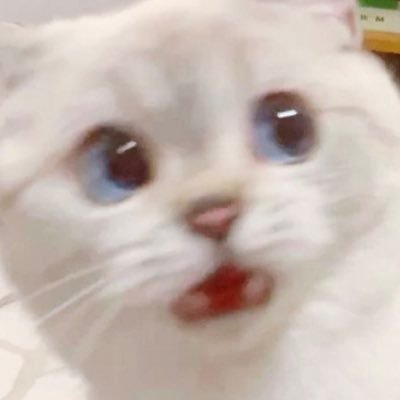
#> input picture 5image.jpg, 400 x 400 px
$ python 5.8.py
#> lines starting #> are read from the running program, lines starting #| are printed output that depends on the picture
import cv2

img = cv2.imread("5image.jpg")
#> img is the input picture: shape (400, 400, 3); mean B, G, R 176.9, 185, 199
(h, w) = img.shape[:2]
#> h = 400; w = 400
(cX, cY) = (w // 2, h // 2)
#> cX = 200; cY = 200

rotated = img.copy()
for i in range(3):
    M = cv2.getRotationMatrix2D((cX, cY), 30, 1.0)
    rotated = cv2.warpAffine(rotated, M, (w, h))
#> this loop made 3 passes
#> pass 1, `rotated = cv2.warpAffine(rotated, M, (w, h))`:
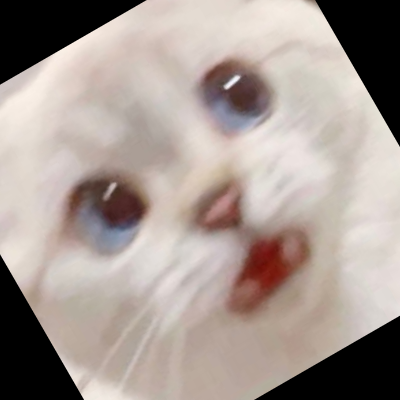
#> rotated: shape (400, 400, 3); mean B, G, R 147.2, 153.5, 165.8
#> pass 2, `rotated = cv2.warpAffine(rotated, M, (w, h))`:
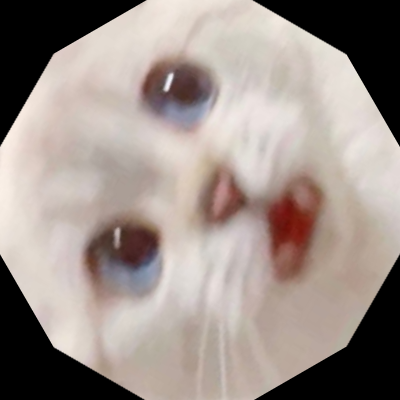
#> rotated: shape (400, 400, 3); mean B, G, R 138.5, 144.6, 156.5
#> pass 3, `rotated = cv2.warpAffine(rotated, M, (w, h))`:
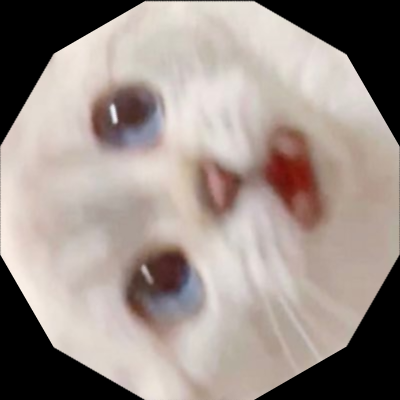
#> rotated: shape (400, 400, 3); mean B, G, R 138.4, 144.4, 156.3


M = cv2.getRotationMatrix2D((cX, cY), 90, 1.0)
rotated_90 = cv2.warpAffine(img, M, (w, h))
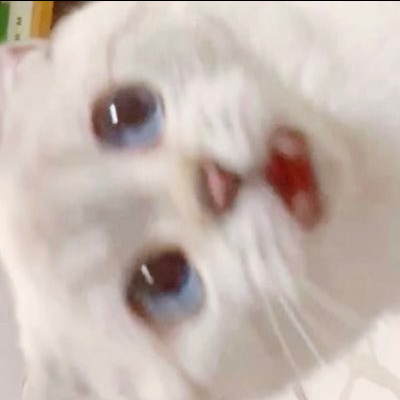
#> rotated_90: shape (400, 400, 3); mean B, G, R 176.4, 184.5, 198.5

cv2.imshow("3x30", rotated)
cv2.imshow("90", rotated_90)
cv2.waitKey(0)

$ run again, with 3image.jpg copied over 5image.jpg
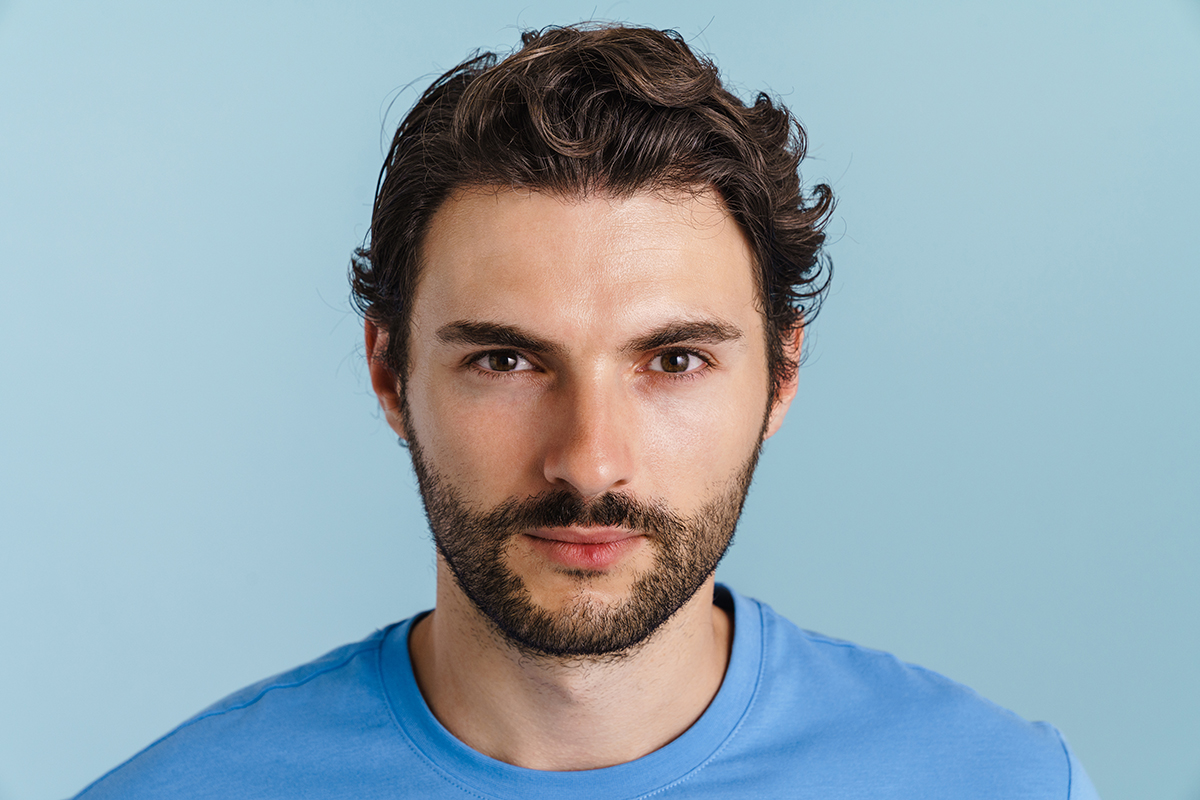
#> input picture 3image.jpg, 1200 x 800 px
#> img is the input picture: shape (800, 1200, 3); mean B, G, R 178.8, 168.4, 148.8
#> the loop `for i in range(3):` made 3 passes
#> pass 1, `rotated = cv2.warpAffine(rotated, M, (w, h))`:
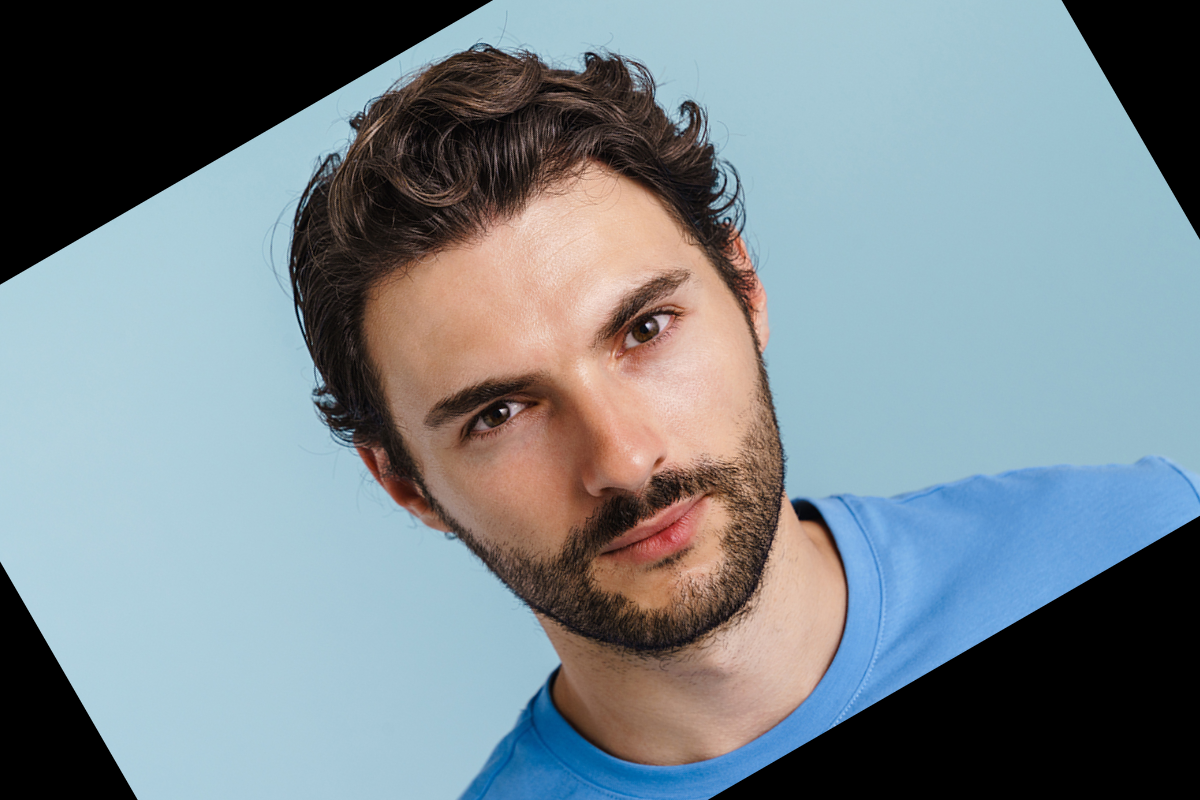
#> rotated: shape (800, 1200, 3); mean B, G, R 140.6, 134, 121.4
#> `rotated_90 = cv2.warpAffine(img, M, (w, h))`:
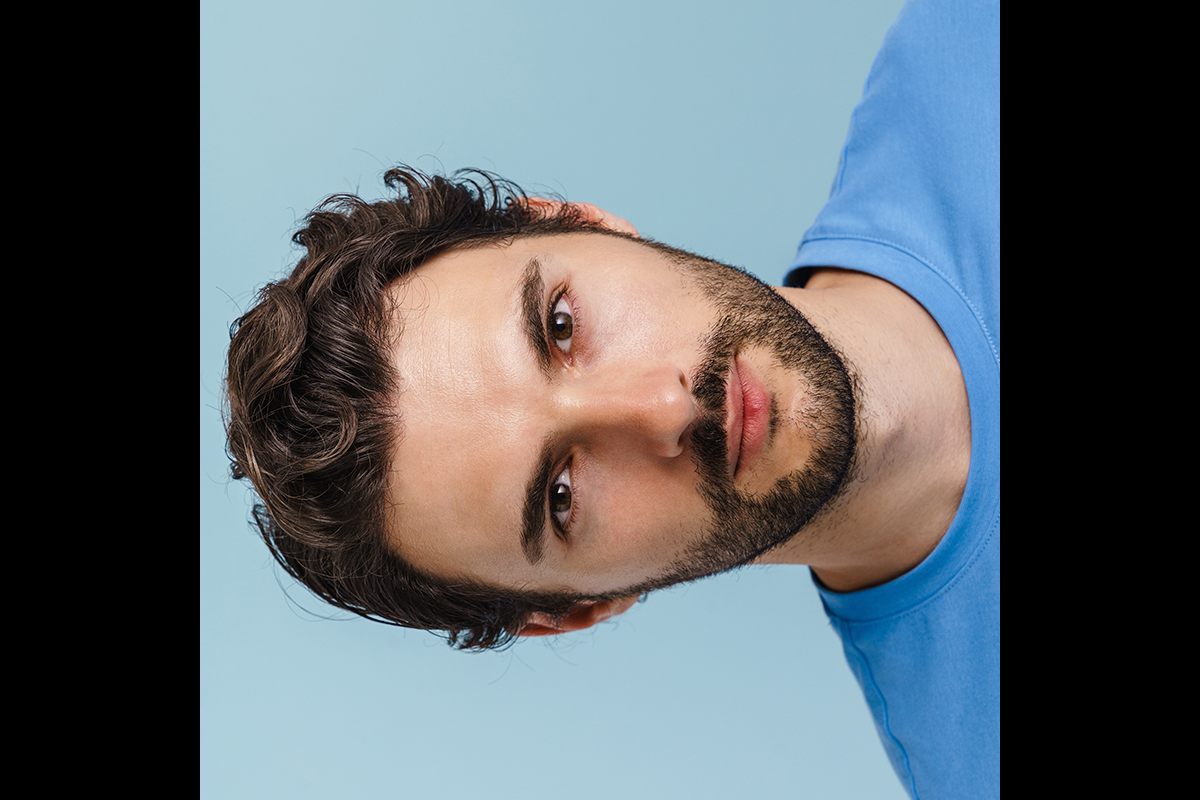
#> rotated_90: shape (800, 1200, 3); mean B, G, R 107.4, 102, 94.1

$ run again, with 4image.jpg copied over 5image.jpg
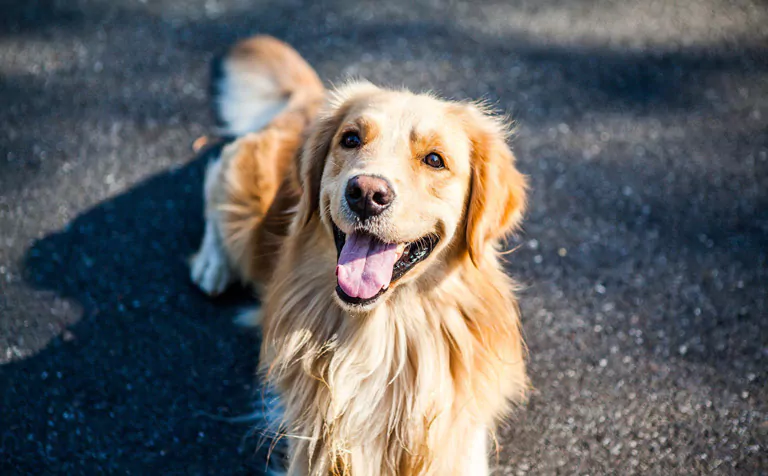
#> input picture 4image.jpg, 768 x 476 px
#> img is the input picture: shape (476, 768, 3); mean B, G, R 99.7, 98.5, 97.9
#> the loop `for i in range(3):` made 3 passes
#> pass 1, `rotated = cv2.warpAffine(rotated, M, (w, h))`:
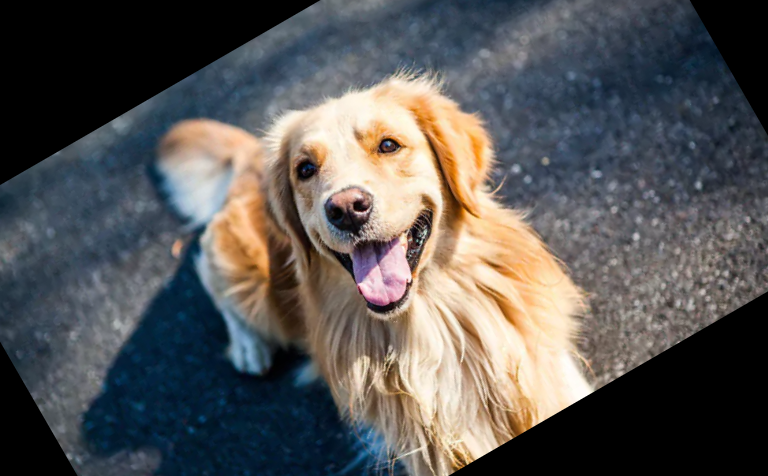
#> rotated: shape (476, 768, 3); mean B, G, R 86, 87.1, 88.8
#> `rotated_90 = cv2.warpAffine(img, M, (w, h))`:
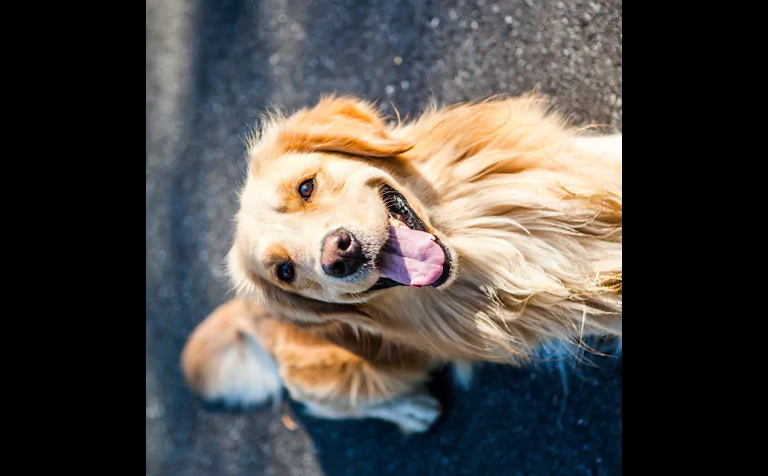
#> rotated_90: shape (476, 768, 3); mean B, G, R 70.6, 74, 77.8

$ run again, with 6image.jpg copied over 5image.jpg
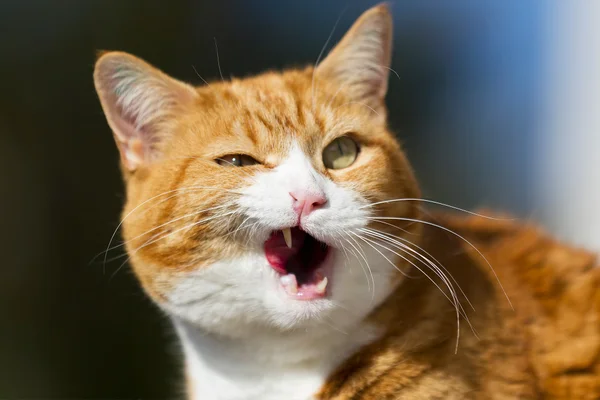
#> input picture 6image.jpg, 600 x 400 px
#> img is the input picture: shape (400, 600, 3); mean B, G, R 79.9, 100.4, 114.6
#> the loop `for i in range(3):` made 3 passes
#> pass 1, `rotated = cv2.warpAffine(rotated, M, (w, h))`:
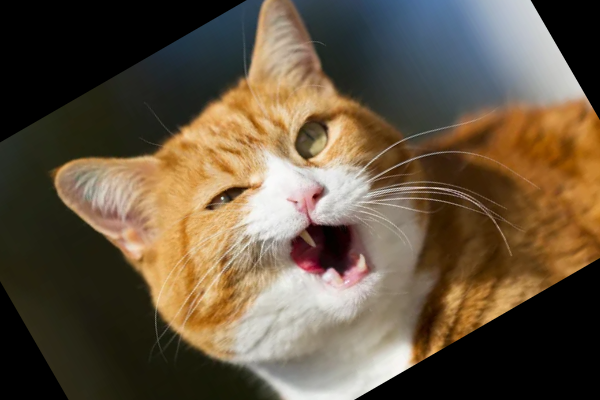
#> rotated: shape (400, 600, 3); mean B, G, R 64.8, 84.7, 99.8
#> `rotated_90 = cv2.warpAffine(img, M, (w, h))`:
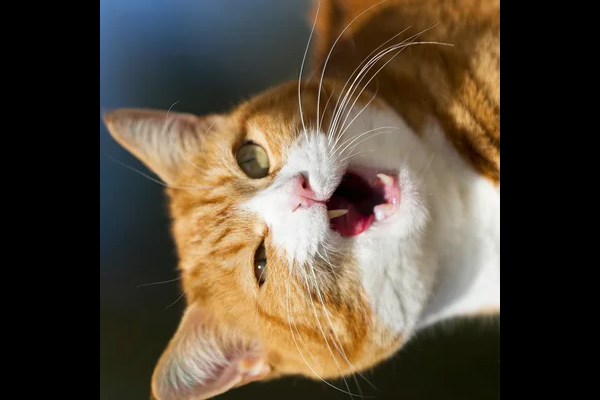
#> rotated_90: shape (400, 600, 3); mean B, G, R 57.3, 72.5, 84.1
